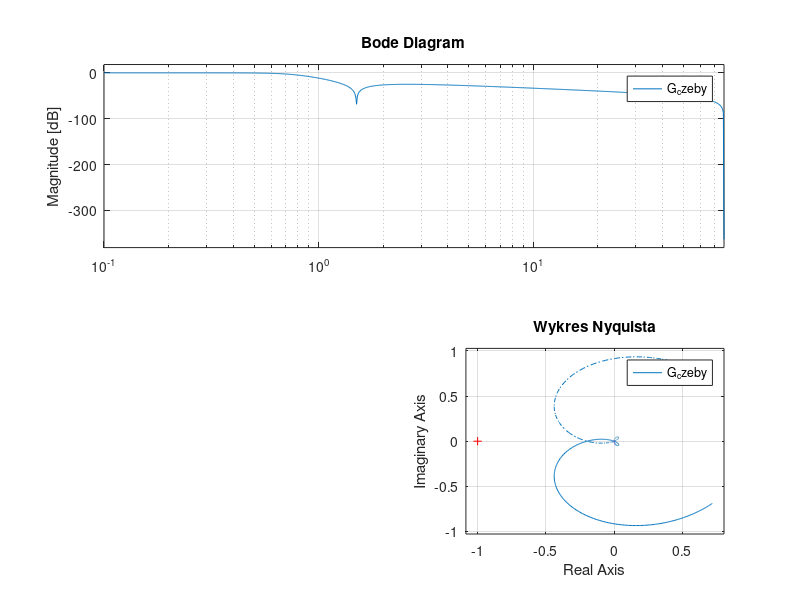

MATLAB code to generate this figure:
%%%%%%% plik czebyszew.m %%%%%%%
clc
clear all

fp= 24.6
Tp = 1/fp

z = tf('z', Tp);

G_czeby = (0.004334555*z^0 - 0.004318446*z^-1 - 0.004318446*z^-2 + 0.004334555*z^-3) / (1*z^0 - 2.938193762*z^-1 + 2.878256774*z^-2 -0.940030795*z^-3);
G_czeby.Variable = 'z^-1'

figure(1)

subplot(2,2,1)
step(G_czeby)
title('Odpowiedz na wymuszenie skokowe')

subplot(2,2,2)
impulse(G_czeby)
title('Odpowiedz na wymuszenie impulsowe')

subplot(2,2,3)
bode(G_czeby)
title('Charakterystyka Amplitudowo - fazowa')

subplot(2,2,4)
nyquist(G_czeby)
title('Wykres Nyquista')